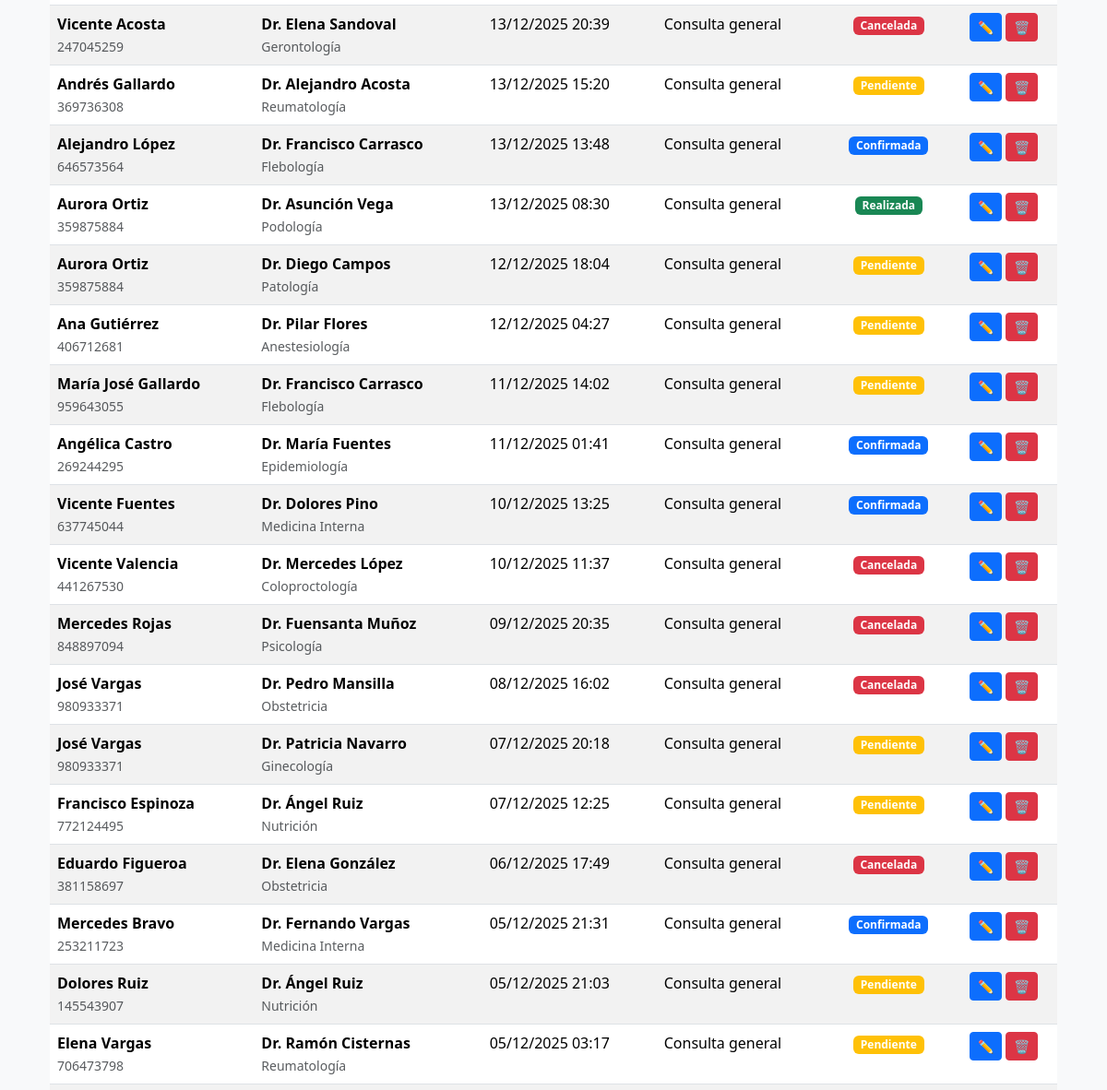
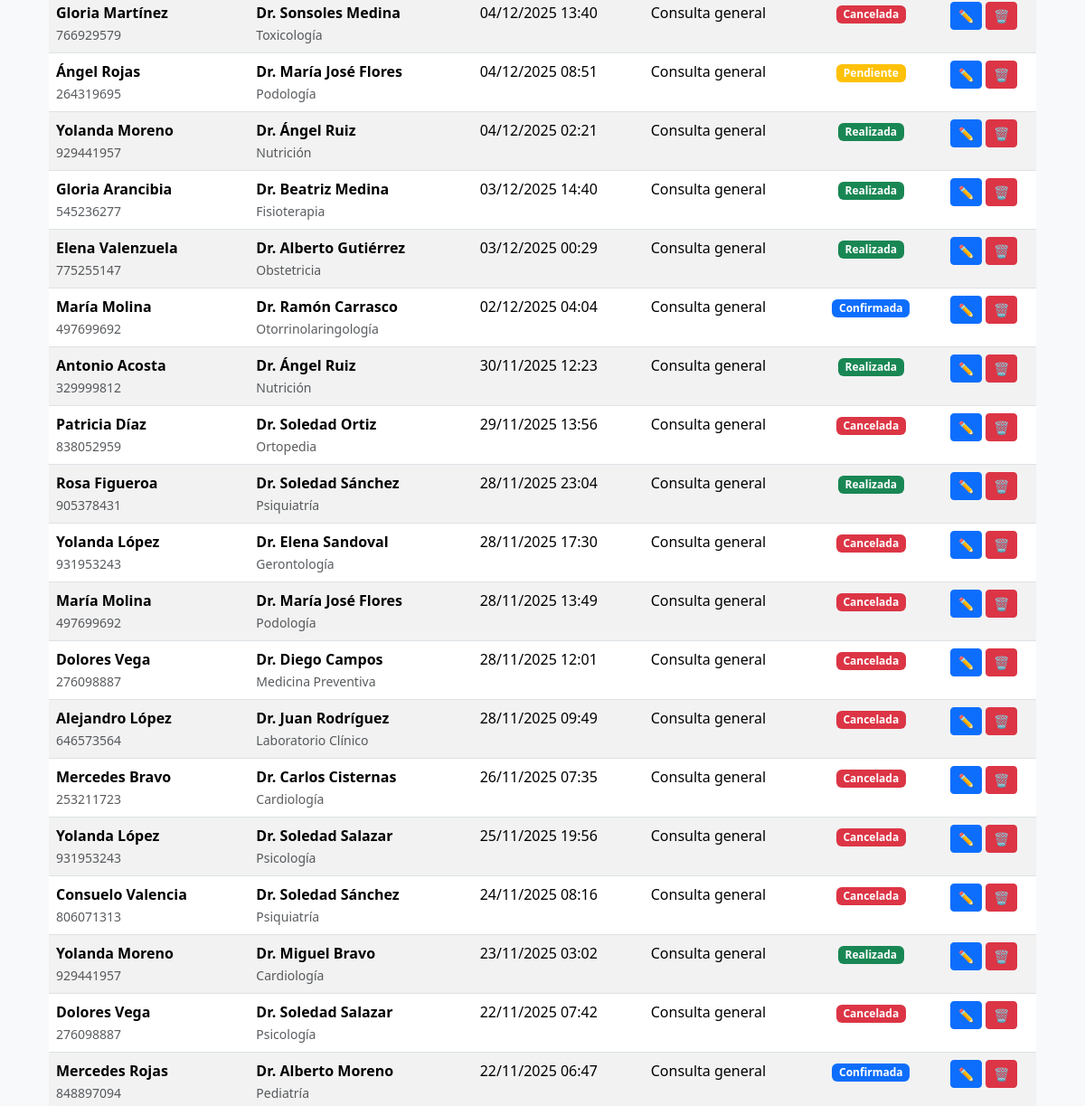
/cita/listar/ (signed in, middle part), run on an earlier commit of the app's database (2 pictures, top to bottom).
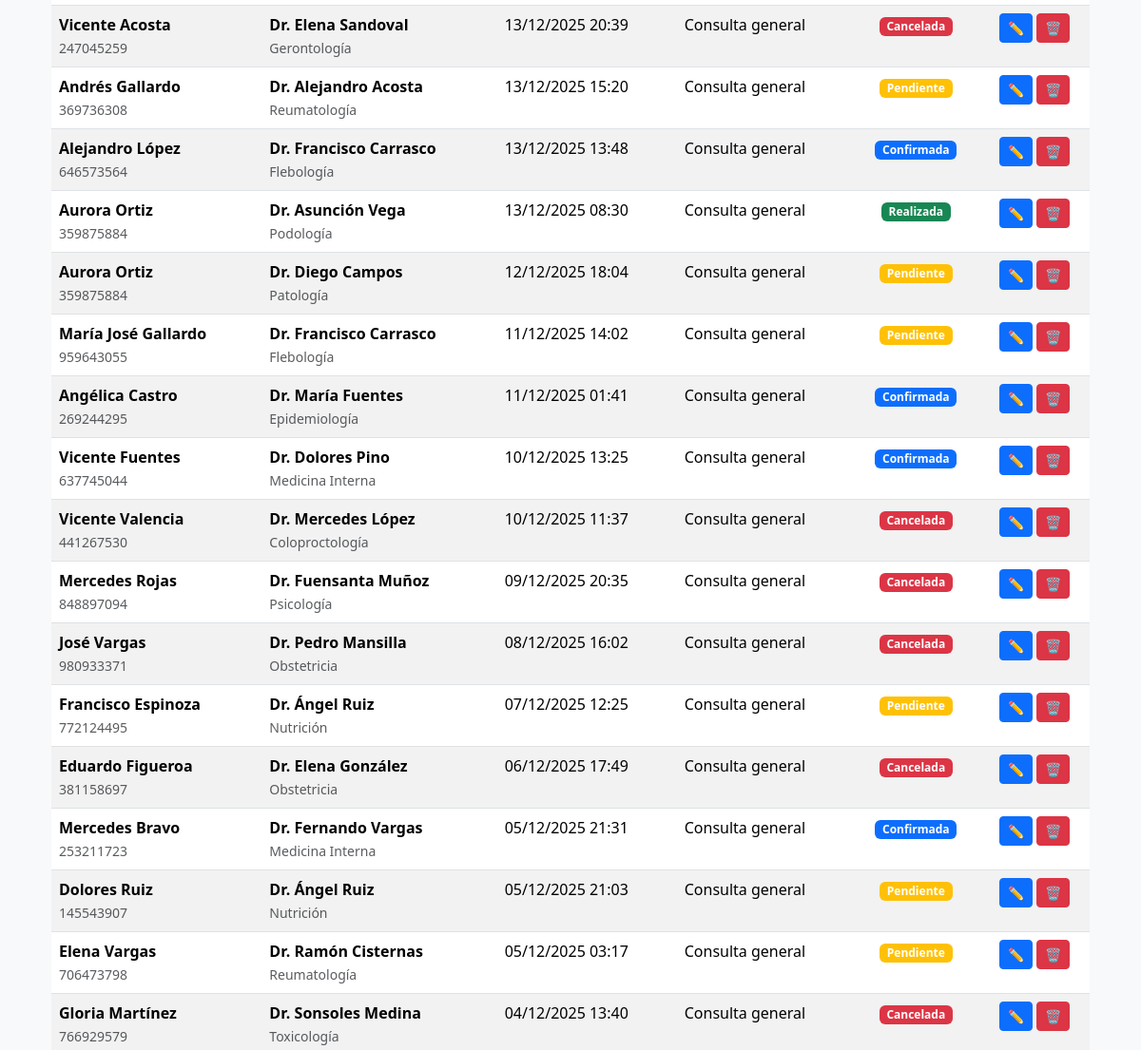
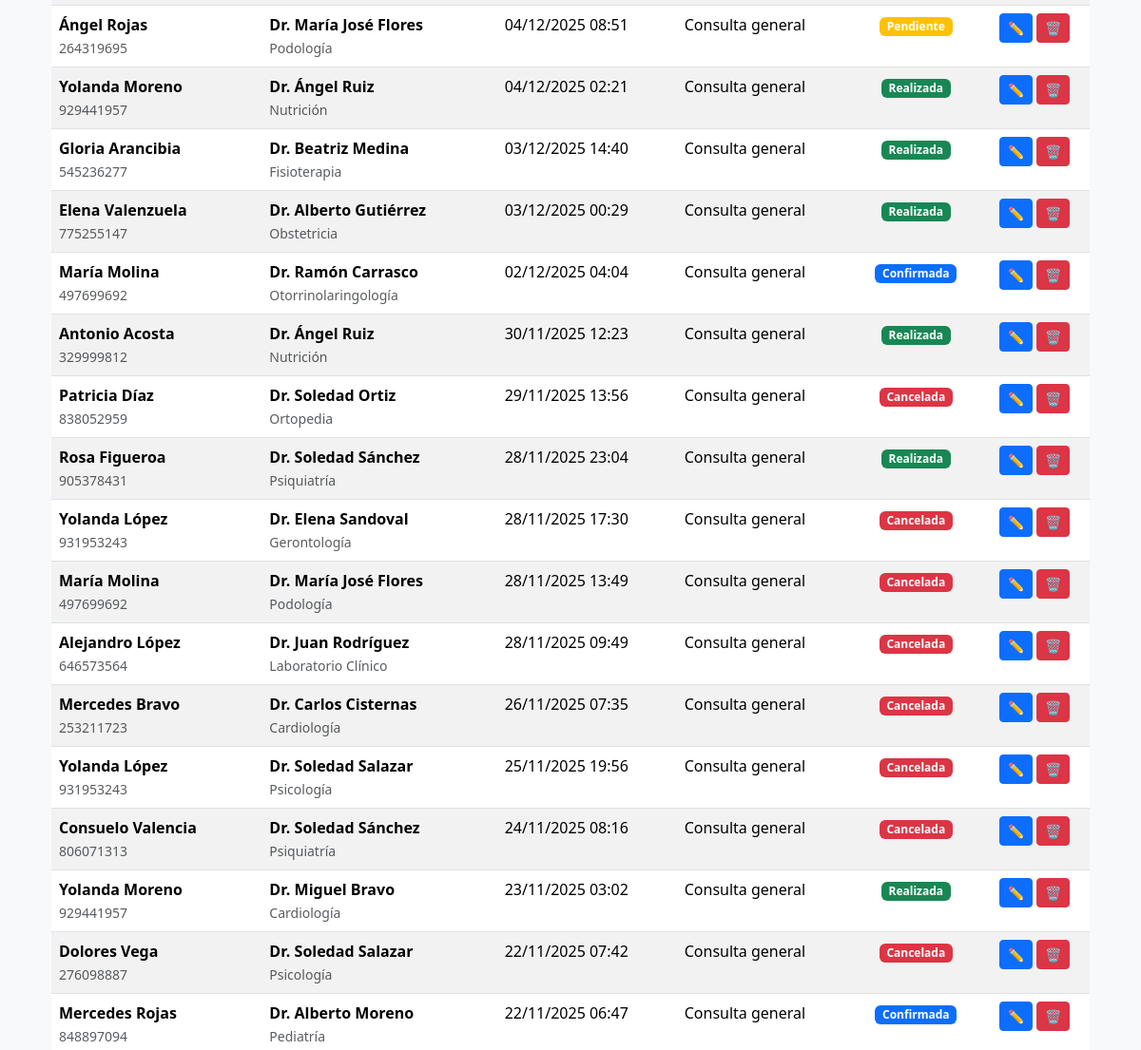
And on a later commit of the database (2 pictures, top to bottom).
### student/models.py (models this page shows, shortened)
class Cita(models.Model):
    ESTADO_CHOICES = [
        ('pendiente', 'Pendiente'),
        ('confirmada', 'Confirmada'),
        ('realizada', 'Realizada'),
        ('cancelada', 'Cancelada'),
    ]
    paciente = models.ForeignKey(Paciente, on_delete=models.CASCADE)
    medico = models.ForeignKey(Medico, on_delete=models.CASCADE)
    fecha = models.DateTimeField()
    motivo = models.TextField()
    estado = models.CharField(max_length=20, choices=ESTADO_CHOICES, default='pendiente')
    notas = models.TextField(blank=True, null=True)
    slug = models.SlugField(unique=True, blank=True)
    class Meta:
        ordering = ['-fecha']

class Paciente(AbstractUser):
    cedula = models.CharField(max_length=10, unique=True)
    telefono = models.CharField(max_length=10)
    fecha_nacimiento = models.DateField()
    direccion = models.TextField()
    email = models.EmailField(unique=True)
    first_name = models.CharField(max_length=150)
    last_name = models.CharField(max_length=150)
    slug = models.SlugField(unique=True, blank=True)

class Medico(models.Model):
    cedula = models.CharField(max_length=10, unique=True)
    nombre = models.CharField(max_length=100)
    apellido = models.CharField(max_length=100)
    especialidad = models.ForeignKey(Especialidad, on_delete=models.CASCADE)
    email = models.EmailField(unique=True)
    telefono = models.CharField(max_length=10)
    licencia = models.CharField(max_length=20, unique=True)
    slug = models.SlugField(unique=True, blank=True)

class Especialidad(models.Model):
    nombre = models.CharField(max_length=100, unique=True)
    descripcion = models.TextField(blank=True, null=True)
    slug = models.SlugField(unique=True, blank=True)
    class Meta:
        verbose_name_plural = "Especialidades"

### student/views.py (the view)
# urls.py: path("cita/listar/", views.listar_citas, name="listar_citas"),
@login_required(login_url='student:login')
def listar_citas(request):
    citas = Cita.objects.all()
    return render(request, 'cita/listar.html', {'citas': citas})

### student/templates/cita/listar.html (shortened to what this page needs)
{% extends "paciente/base.html" %}
{% block content %}
<div class="container mt-4">
  {% if citas %}
  <div class="table-responsive">
    <table class="table table-hover table-striped">
      <tbody>
        {% for cita in citas %}
        <tr>
          <td>
            <strong>{{ cita.paciente.first_name }} {{ cita.paciente.last_name }}</strong>
            <br><small class="text-muted">{{ cita.paciente.cedula }}</small>
          </td>
          <td>
            <strong>Dr. {{ cita.medico.nombre }} {{ cita.medico.apellido }}</strong>
            <br><small class="text-muted">{{ cita.medico.especialidad.nombre }}</small>
          </td>
          <td>{{ cita.fecha|date:"d/m/Y H:i" }}</td>
          <td>{{ cita.motivo|truncatewords:5 }}</td>
          <td class="text-center">
            <span class="badge {% if cita.estado == 'realizada' %}bg-success{% elif cita.estado == 'confirmada' %}bg-primary{% elif cita.estado == 'pendiente' %}bg-warning{% else %}bg-danger{% endif %}">
              {{ cita.get_estado_display }}
            </span>
          </td>
          <td class="text-center">
            <a class="btn btn-sm btn-primary" href="{% url 'student:editar_cita' cita.slug %}" title="Editar cita">✏️</a>
            <a class="btn btn-sm btn-danger" onclick="return confirm('¿Estás seguro de que deseas eliminar esta cita de {{ cita.paciente.first_name }}?');" href="{% url 'student:eliminar_cita' cita.slug %}" title="Eliminar cita">🗑️</a>
          </td>
        </tr>
        {% endfor %}
      </tbody>
    </table>
  </div>
  {% else %}
  <div class="alert alert-warning text-center">
    <p>No hay citas registradas aún. <a href="{% url 'student:crear_cita' %}">Crear una nueva cita</a></p>
  </div>
  {% endif %}
</div>
{% endblock %}

### student/templates/paciente/base.html (shortened to what this page needs)
<!doctype html>
<html lang="es">
<head>
  <link href="https://cdn.jsdelivr.net/npm/bootstrap@5.3.2/dist/css/bootstrap.min.css" rel="stylesheet">
</head>
<body class="bg-light">
<div class="container">
  {% block content %}{% endblock %}
</div>
</body>
</html>

What changed in the data, as far as the page shows it:
removed Cita: paciente.first_name "Ana", paciente.last_name "Gutiérrez", paciente.cedula "406712681", medico.nombre "Pilar", medico.apellido "Flores", medico.especialidad.nombre "Anestesiología", fecha "12/12/2025 04:27", motivo "Consulta general", estado "Pendiente"
removed Cita: paciente.first_name "José", paciente.last_name "Vargas", paciente.cedula "980933371", medico.nombre "Patricia", medico.apellido "Navarro", medico.especialidad.nombre "Ginecología", fecha "07/12/2025 20:18", motivo "Consulta general", estado "Pendiente"
removed Cita: paciente.first_name "Dolores", paciente.last_name "Vega", paciente.cedula "276098887", medico.nombre "Diego", medico.apellido "Campos", medico.especialidad.nombre "Medicina Preventiva", fecha "28/11/2025 12:01", motivo "Consulta general", estado "Cancelada"
